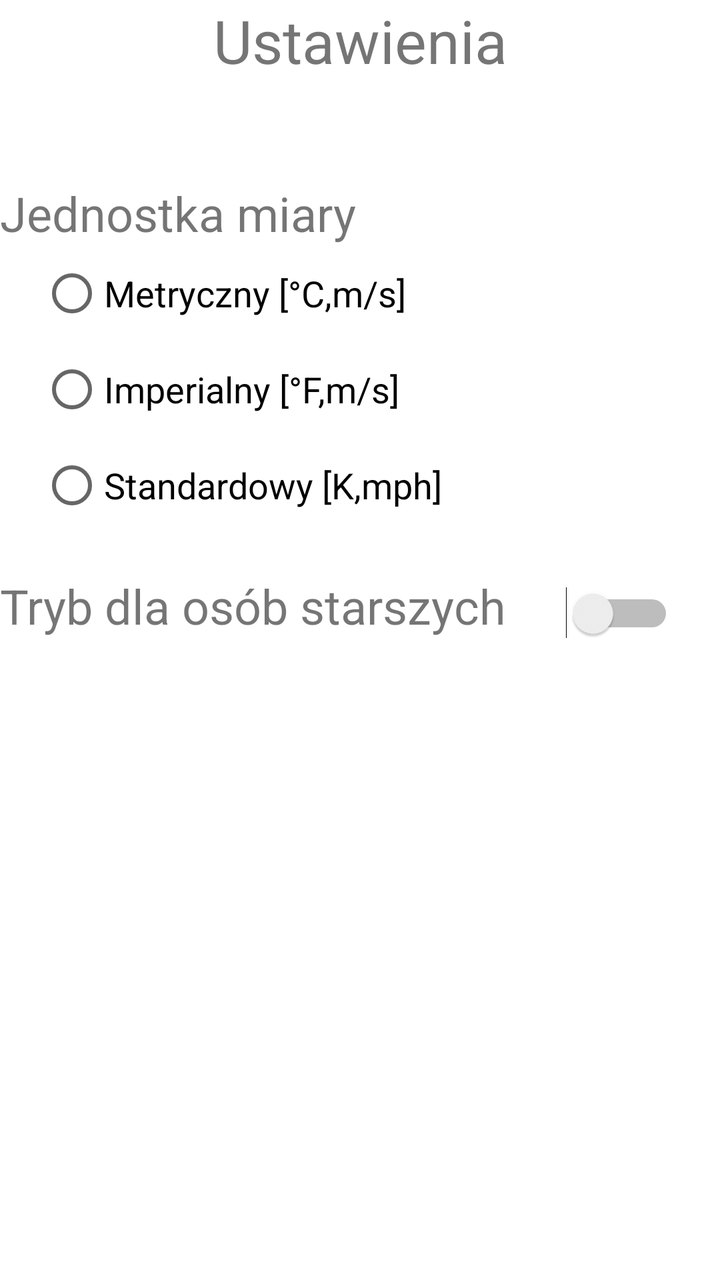
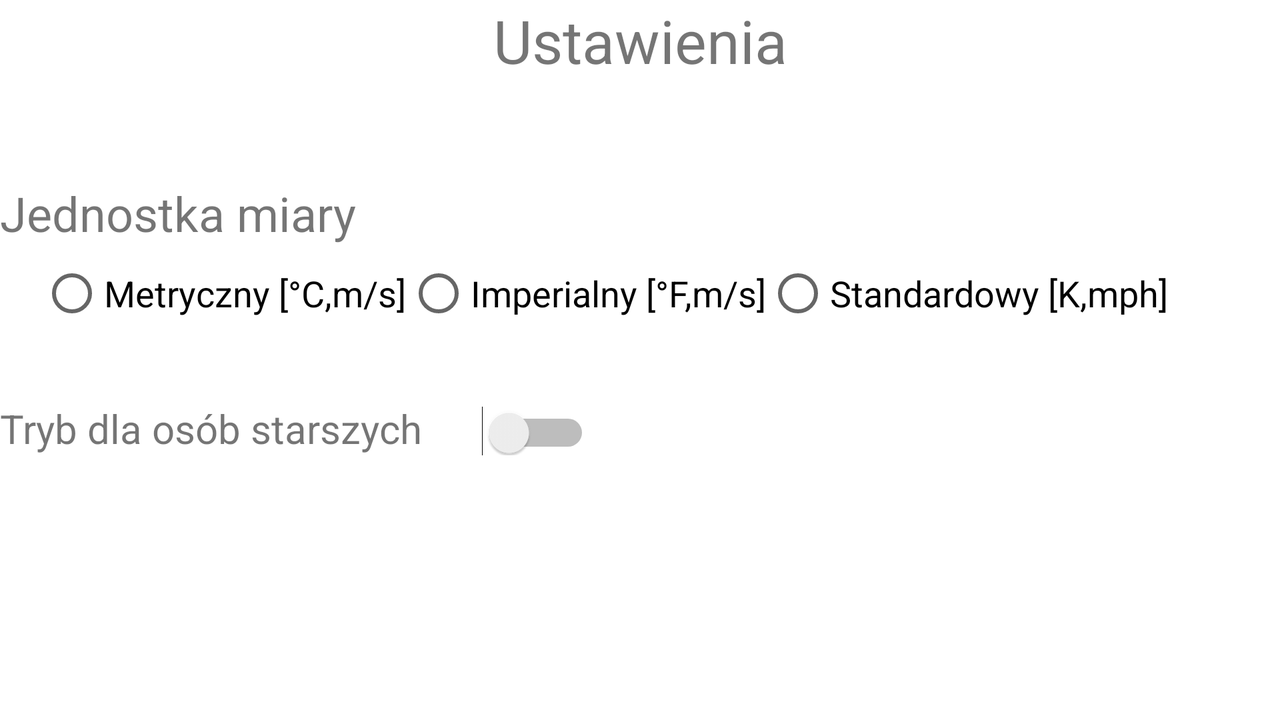

Compare how this app lays out the same screen by default and in its alternative resource folder. The renders come first, then the two layout files and the values they reference.
<!-- AndroidManifest.xml: application theme Theme.WeatherApp -->
<!-- res/layout/fragment_settings.xml -->
<?xml version="1.0" encoding="utf-8"?>
<LinearLayout xmlns:android="http://schemas.android.com/apk/res/android"
    xmlns:tools="http://schemas.android.com/tools"
    android:layout_width="match_parent"
    android:layout_height="match_parent"
    tools:context=".ui.SettingsFragment"
    android:orientation="vertical"
    android:layout_margin="10dp">

    <TextView
        android:layout_width="match_parent"
        android:layout_height="wrap_content"
        android:text="@string/settings"
        android:textAlignment="center"
        android:textSize="30sp"
        android:layout_marginBottom="50dp"/>

    <TextView
        android:layout_width="wrap_content"
        android:layout_height="wrap_content"
        android:textSize="24sp"
        android:text="@string/unit" />

    <RadioGroup
        android:id="@+id/units_radio_group"
        android:layout_width="wrap_content"
        android:layout_height="wrap_content"
        android:layout_marginStart="20dp">
        <RadioButton
            android:layout_width="wrap_content"
            android:layout_height="wrap_content"
            android:id="@+id/units_radio_metric"
            android:textSize="18sp"
            android:text="@string/metric"/>
        <RadioButton
            android:layout_width="wrap_content"
            android:layout_height="wrap_content"
            android:id="@+id/units_radio_imperial"
            android:textSize="18sp"
            android:text="@string/imperial"/>
        <RadioButton
            android:layout_width="wrap_content"
            android:layout_height="wrap_content"
            android:id="@+id/units_radio_standard"
            android:textSize="18sp"
            android:text="@string/standard"/>

    </RadioGroup>



    <LinearLayout
        android:layout_width="match_parent"
        android:layout_height="wrap_content"
        android:layout_marginTop="20dp"
        android:orientation="horizontal">
        <TextView
            android:layout_width="wrap_content"
            android:layout_height="wrap_content"
            android:text="@string/elder_mode"
            android:textSize="24sp"
            android:gravity="center"/>
        <Switch
            android:id="@+id/switch_elders"
            android:layout_width="wrap_content"
            android:layout_height="wrap_content"
            tools:ignore="UseSwitchCompatOrMaterialXml"
            android:layout_marginStart="30dp"/>
    </LinearLayout>

</LinearLayout>
<!-- resources referenced by this layout -->
<resources>
  <string name="elder_mode">Tryb dla osób starszych</string>
  <string name="imperial">Imperialny [°F,m/s]</string>
  <string name="metric">Metryczny [°C,m/s]</string>
  <string name="settings">Ustawienia</string>
  <string name="standard">Standardowy [K,mph]</string>
  <string name="unit">metric</string>
  <style name="Theme.WeatherApp" parent="Theme.MaterialComponents.DayNight.DarkActionBar">
          
          <item name="colorPrimary">@color/orange_700</item>
          <item name="colorPrimaryVariant">@color/orange_500</item>
          <item name="colorOnPrimary">@color/white</item>
          
          <item name="colorSecondary">@color/green_200</item>
          <item name="colorSecondaryVariant">@color/green_700</item>
          <item name="colorOnSecondary">@color/black</item>
          
          <item name="android:statusBarColor" tools:targetApi="l">?attr/colorPrimaryVariant</item>
          
      </style>
  <color name="orange_700">#F36C01</color>
  <color name="orange_500">#FF8C00</color>
  <color name="white">#FFFFFFFF</color>
  <color name="black">#FF000000</color>
</resources>
<!-- res/layout-land/fragment_settings.xml (the author's variant of the layout above) -->
<!-- drawn on the phone turned sideways -->
<?xml version="1.0" encoding="utf-8"?>
<LinearLayout xmlns:android="http://schemas.android.com/apk/res/android"
    xmlns:tools="http://schemas.android.com/tools"
    android:layout_width="match_parent"
    android:layout_height="match_parent"
    tools:context=".ui.SettingsFragment"
    android:orientation="vertical"
    android:layout_marginStart="100dp"
    android:layout_marginEnd="100dp"
    android:layout_marginTop="10dp">

    <TextView
        android:layout_width="match_parent"
        android:layout_height="wrap_content"
        android:text="@string/settings"
        android:textAlignment="center"
        android:textSize="30sp"
        android:layout_marginBottom="50dp"/>
    
    <LinearLayout
        android:layout_width="match_parent"
        android:layout_height="wrap_content"
        android:orientation="vertical"
        android:layout_marginBottom="30dp">
        <TextView
            android:layout_width="wrap_content"
            android:layout_height="wrap_content"
            android:textSize="24sp"
            android:text="@string/unit" />

        <RadioGroup
            android:id="@+id/units_radio_group"
            android:layout_width="wrap_content"
            android:layout_height="wrap_content"
            android:orientation="horizontal"
            android:layout_marginStart="20dp">
            <RadioButton
                android:layout_width="wrap_content"
                android:layout_height="wrap_content"
                android:id="@+id/units_radio_metric"
                android:textSize="18sp"
                android:text="@string/metric"/>
            <RadioButton
                android:layout_width="wrap_content"
                android:layout_height="wrap_content"
                android:id="@+id/units_radio_imperial"
                android:textSize="18sp"
                android:text="@string/imperial"/>
            <RadioButton
                android:layout_width="wrap_content"
                android:layout_height="wrap_content"
                android:id="@+id/units_radio_standard"
                android:textSize="18sp"
                android:text="@string/standard"/>

        </RadioGroup>
    </LinearLayout>



    <LinearLayout
        android:layout_width="match_parent"
        android:layout_height="wrap_content"
        android:orientation="horizontal">
        <TextView
            android:layout_width="wrap_content"
            android:layout_height="wrap_content"
            android:text="@string/elder_mode"
            android:textSize="20sp"
            android:gravity="center"/>
        <Switch
            android:id="@+id/switch_elders"
            android:layout_width="wrap_content"
            android:layout_height="wrap_content"
            tools:ignore="UseSwitchCompatOrMaterialXml"
            android:layout_marginStart="30dp"/>
    </LinearLayout>
</LinearLayout>
